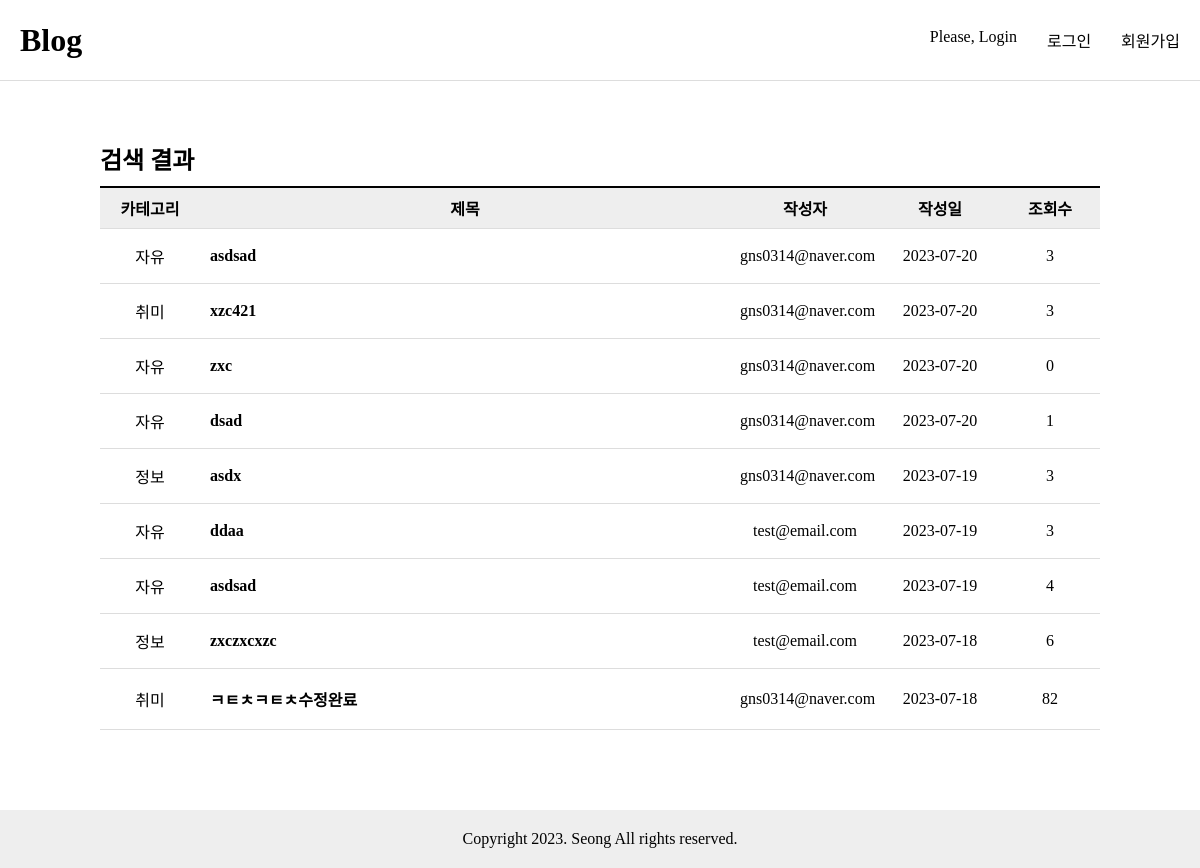
The app's page /blog/search/ with its own data.
### blog/models.py (models this page shows, shortened)
class Post(models.Model):
    title = models.CharField(max_length=30)
    content = models.TextField()
    writer = models.ForeignKey(User, on_delete=models.CASCADE)
    category = models.CharField(max_length=30, choices= category_select, default='자유')
    created_at = models.DateTimeField(auto_now_add=True)
    updated_at = models.DateTimeField(auto_now=True)
    is_deleted = models.BooleanField(default=False)
    hit = models.PositiveBigIntegerField(default=0)

### user/models.py (models this page shows)
class User(AbstractUser):
    username = None
    email = models.EmailField(unique=True, max_length=255)
    name = models.CharField(max_length=50, null=True, blank=True)
    is_staff = models.BooleanField(default=False)
    is_superuser = models.BooleanField(default=False)
    is_active = models.BooleanField(default=True)
    last_login = models.DateTimeField(null=True, blank=True)
    date_joined = models.DateTimeField(auto_now_add=True)
    USERNAME_FIELD = 'email'
    EMAIL_FIELD = 'email'
    REQUIRED_FIELDS = []
    objects = UserManager()

### blog/views.py (the view)
# urls.py: path('search/', views.Search.as_view(), name='search'),
class Search(View):
    def get(self, request):
        search_word = request.GET.get('search_word')
        category = request.GET.get('category')
        posts = Post.objects.all().order_by('created_at')
        sort = request.GET.get('sort', 'latest')
        if search_word:
            posts = posts.filter(Q(title__icontains=search_word) | Q(category__icontains=search_word))
        if category:
            posts = posts.filter(category=category)
        if sort == 'hits':
            posts = posts.order_by('-hit')
        else:
            posts = posts.order_by('-created_at')
        context = {
            'posts': posts,
            'search_word': search_word,
            'category': category,
            'sort': sort
        }
        return render(request, 'blog/post_search.html', context)

### blog/templates/blog/post_search.html
{% extends 'base.html' %}
{% block content %}
  {% if posts %}
    <div class="main">
        <h2 class="main-title">검색 결과</h2>
        <table class="table list">
            <colgroup>
                <col style="width: 100px" />
                <col />
                <col style="width: 150px" />
                <col style="width: 120px" />
                <col style="width: 100px" />
            </colgroup>
            <thead>
                <tr>
                    <th>카테고리</th>
                    <th>제목</th>
                    <th>작성자</th>
                    <th>작성일</th>
                    <th>조회수</th>
                </tr>
            </thead>
            <tbody>
                {% for post in posts %}
                <tr>
                    <td>{{ post.category }}</td>
                    <td><a href="{% url 'blog:detail' pk=post.pk %}" >{{ post.title }}</a></td>
                    <td>{{ post.writer }}</td>
                    <td>{{ post.created_at|date:"Y-m-d" }}</td>
                    <td>{{ post.hit }}</td>
                </tr>
                {% endfor %}
            </tbody>
        </table>
      {% else %}
        <p>검색 결과가 없습니다.</p>
      {% endif %}
    </div>
{% endblock %}

### static/css/table.css (style rules this page uses)
.table { border-spacing: 0; border-collapse: collapse; table-layout: fixed; border-top: 2px solid black; border-bottom: 1px solid #ddd; width: 1000px; margin: auto; }
.table th { background-color: #eee; padding: 8px; border-bottom: 1px solid #ddd; }
.table td { padding: 10px; border-top: 1px solid #ddd; }
.table a { display: block; text-align: left; padding: 8px 0; font-weight: bold; overflow: hidden; white-space: nowrap; text-overflow: ellipsis; }

### static/css/common.css (style rules this page uses)
body, h1, h2, p, fieldset, ul { padding: 0; margin: 0; }
a { text-decoration: none; color: inherit; }
body { min-width: 1000px; display: flex; flex-direction: column; min-height: 100vh; }
.main { flex-grow: 1; width: 1000px; margin: auto; }
.main-title { margin: 60px 0 10px 0; }

### static/css/list.css (style rules this page uses)
.list.table { text-align: center; }

### records on screen
Post: category "자유", title "asdsad", writer "gns0314@naver.com", created_at "2023-07-20", hit "3"
Post: category "취미", title "xzc421", writer "gns0314@naver.com", created_at "2023-07-20", hit "3"
Post: category "자유", title "zxc", writer "gns0314@naver.com", created_at "2023-07-20", hit "0"
Post: category "자유", title "dsad", writer "gns0314@naver.com", created_at "2023-07-20", hit "1"
Post: category "정보", title "asdx", writer "gns0314@naver.com", created_at "2023-07-19", hit "3"
Post: category "자유", title "ddaa", writer "test@email.com", created_at "2023-07-19", hit "3"
Post: category "자유", title "asdsad", writer "test@email.com", created_at "2023-07-19", hit "4"
Post: category "정보", title "zxczxcxzc", writer "test@email.com", created_at "2023-07-18", hit "6"
Post: category "취미", title "ㅋㅌㅊㅋㅌㅊ수정완료", writer "gns0314@naver.com", created_at "2023-07-18", hit "82"
